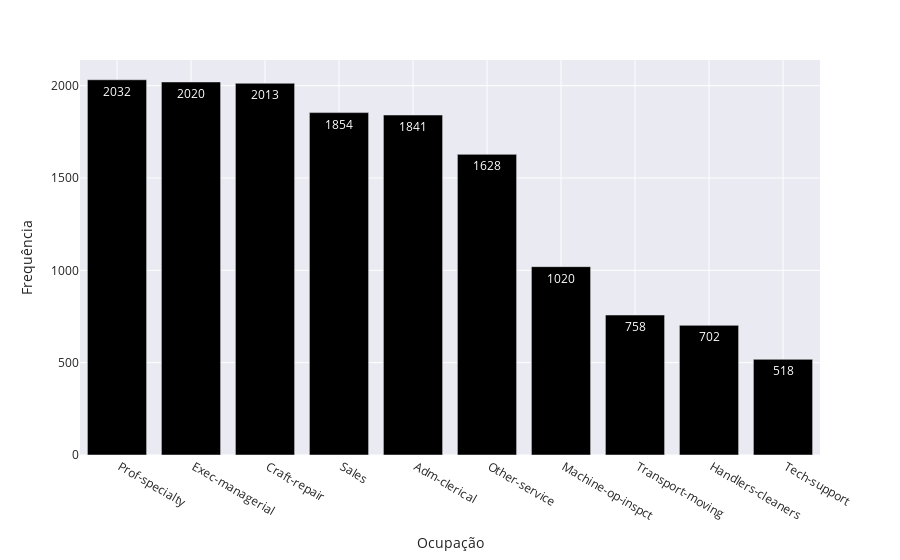

The cell this chart's notebook holds for it:
### Code cell
ocupacao = data.ocupacao.value_counts().head(10)
st.subheader("Empregos mais comuns")
fig = px.bar(x = ocupacao.index, 
                 y = ocupacao.values,
                 color_discrete_sequence=["black"],
                 template = "seaborn",
                 labels={'x': 'Ocupação', 'y': 'Frequência'},
                 text= ocupacao.values)
fig.update_yaxes(title_text='Frequência')
fig.show(use_container_width=True, height = 200)

### Figure 1 — Plotly figure (JSON) as saved in the notebook; plotly's stock layout.template omitted (floating-point values rounded to 4 significant figures)
{"data": [{"alignmentgroup": "True", "hovertemplate": "Ocupação=%{x}<br>Frequência=%{y}<br>text=%{text}<extra></extra>", "legendgroup": "", "marker": {"color": "black", "pattern": {"shape": ""}}, "name": "", "offsetgroup": "", "orientation": "v", "showlegend": false, "text": [2032, 2020, 2013, 1854, 1841, 1628, 1020, 758, 702, 518], "textposition": "auto", "type": "bar", "x": [" Prof-specialty", " Exec-managerial", " Craft-repair", " Sales", " Adm-clerical", " Other-service", " Machine-op-inspct", " Transport-moving", " Handlers-cleaners", " Tech-support"], "xaxis": "x", "y": [2032, 2020, 2013, 1854, 1841, 1628, 1020, 758, 702, 518], "yaxis": "y"}], "layout": {"autosize": true, "barmode": "relative", "legend": {"tracegroupgap": 0}, "margin": {"t": 60}, "xaxis": {"anchor": "y", "autorange": true, "domain": [0, 1], "range": [-0.5, 9.5], "title": {"text": "Ocupação"}, "type": "category"}, "yaxis": {"anchor": "x", "autorange": true, "domain": [0, 1], "range": [0, 2139.0], "title": {"text": "Frequência"}, "type": "linear"}}}
